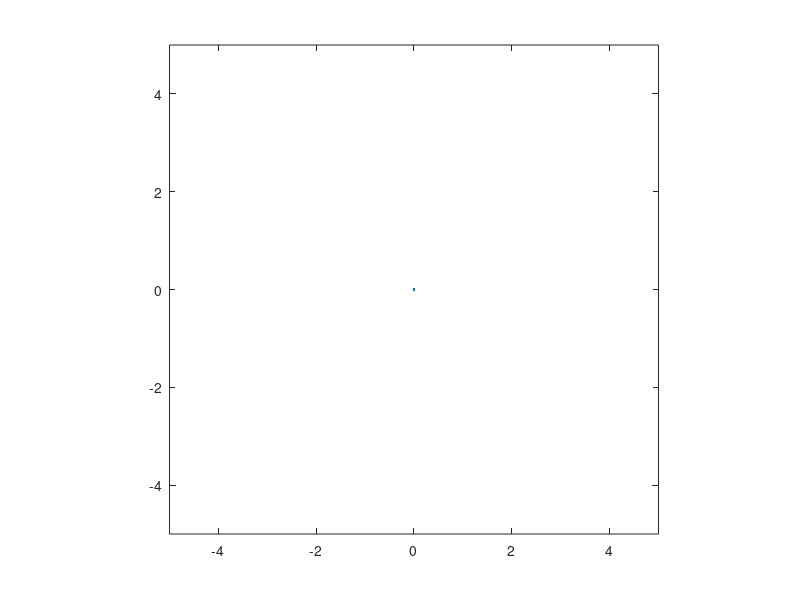

MATLAB code to generate this figure: (Note: this script raises an error after producing the figure.)
plot(0,0);
hold on;
axis([-5 5 -5 5]);
axis equal;

for i=1:5:size(Posture,1)
    plotVehicle(Posture(i,:));
    pause(0.01);
end;
hold on;
plot(Posture(1,1),Posture(1,2),'*');

